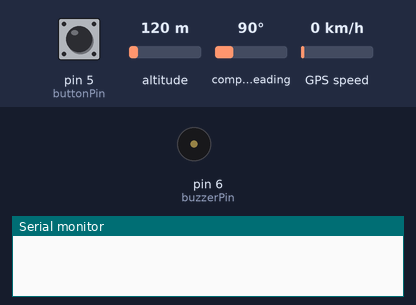
The sketch below on a simulated Arduino Uno, built with avr-gcc and run on an emulated ATmega328P. Shown: buzzer (waves = sounding, pin HIGH), the last lines printed to the serial monitor. Inputs (shaded band) come from the test bench; at power-on: pin 5 (buttonPin) HIGH, altitude 120 m, compass heading 90°, GPS speed 0 km/h. The GPS gets a fix after 3 s at 37.7749, -122.4194 with 8 satellites; the modem accepts every AT command (registered, SIM ready, sends succeed) and sends nothing else.

Above: at 1.2 s.
1.3 s: pin 5 (buttonPin) pulled LOW for 0.15 s
At 2.5 s:
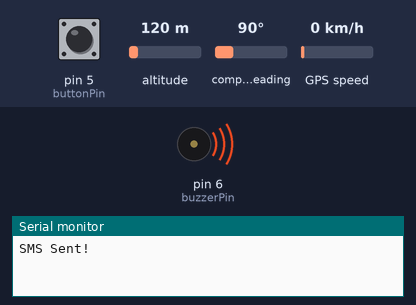
Timing chart, 0 to 4.3 s (numbered marks = the images above; inputs shaded):
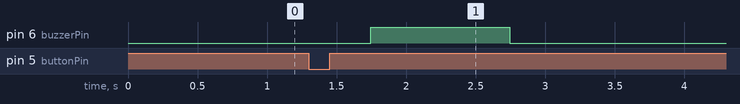

Measured:
- after the input at 1.3 s, pin 6 (buzzerPin): LOW → HIGH after 0.45 s, → LOW 1.0 s later

The sketch:

git.c.ino
```cpp
#include <TinyGPS.h>
#include <SoftwareSerial.h>

SoftwareSerial Gsm(9, 10); // GSM module connections
SoftwareSerial GPS(3, 4);  // GPS module connections

TinyGPS gps;
char phone_no[] = "+91883058xxxx"; // Replace with your phone number
const int buttonPin = 5;
const int buzzerPin = 6;
bool isSMSsent = false;

void setup() {
  Serial.begin(9600);
  Gsm.begin(9600);
  GPS.begin(9600);

  sendATCommand("AT+CMGF=1\r", 1000); // Set SMS to text mode
  sendATCommand("AT+CNMI=2,2,0,0,0\r", 1000); // Enable SMS notifications

  pinMode(buttonPin, INPUT_PULLUP);
  pinMode(buzzerPin, OUTPUT);
}

void loop() {
  GPS.listen();
  readGPSData();

  checkButtonAndSendSMS();
}

void readGPSData() {
  while (GPS.available()) {
    if (gps.encode(GPS.read())) {
      // Successfully encoded GPS data
    }
  }
}

void checkButtonAndSendSMS() {
  if (digitalRead(buttonPin) == LOW && !isSMSsent) {
    isSMSsent = true;

    float flat, flon;
    gps.f_get_position(&flat, &flon);

    Gsm.listen();
    sendSMS(flat, flon);
  } else if (digitalRead(buttonPin) == HIGH) {
    isSMSsent = false;
  }
}

void sendATCommand(String command, int timeout) {
  Gsm.println(command);
  unsigned long startTime = millis();

  while (millis() - startTime < timeout) {
    if (Gsm.find("OK")) {
      return; // Command successful
    }
    if (Gsm.find("ERROR")) {
      Serial.println("AT Command Error!");
      return; // Command failed
    }
  }
  Serial.println("AT Command Timeout!");
}

void sendSMS(float flat, float flon) {
  Gsm.print("AT+CMGS=\"");
  Gsm.print(phone_no);
  Gsm.println("\"\r");
  delay(100);

  Gsm.println("Alert! I need help at:");
  Gsm.print("Latitude: ");
  Gsm.println(flat == TinyGPS::GPS_INVALID_F_ANGLE ? "N/A" : String(flat, 6));
  Gsm.print("Longitude: ");
  Gsm.println(flon == TinyGPS::GPS_INVALID_F_ANGLE ? "N/A" : String(flon, 6));
  Gsm.print("http://maps.google.com/maps?q=loc:");
  Gsm.print(flat == TinyGPS::GPS_INVALID_F_ANGLE ? 0.0 : flat, 6);
  Gsm.print(",");
  Gsm.println(flon == TinyGPS::GPS_INVALID_F_ANGLE ? 0.0 : flon, 6);

  delay(100);
  Gsm.println((char)26); // Send SMS
  delay(100);

  if (Gsm.find("OK")) {
    Serial.println("SMS Sent!");
    digitalWrite(buzzerPin, HIGH);
    delay(1000);
    digitalWrite(buzzerPin, LOW);
  } else {
    Serial.println("SMS Send Failed!");
  }
}
```
